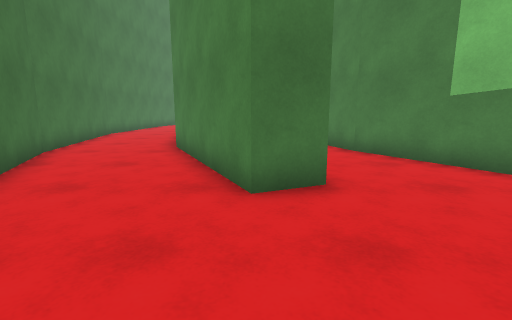
view 1 (above)

16 first-person views from a walk through a Unity game level. The camera is 1.2 m above the floor, tilts 10° down and sees 85° across. The floor is counted in squares, 1 m on a side. Each view is taken from the middle of a square. On the plan, view 1 faces up. The plan holds only what a view shows up to about 13 squares ahead; the rest is blank. The place goes on beyond the plan.

view 2
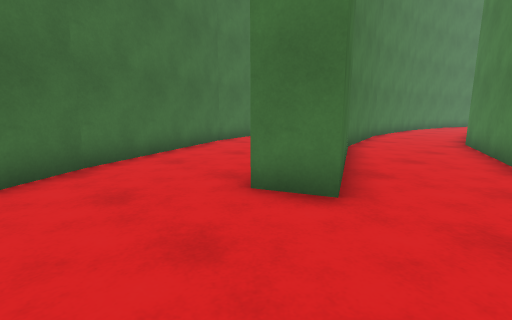

view 3
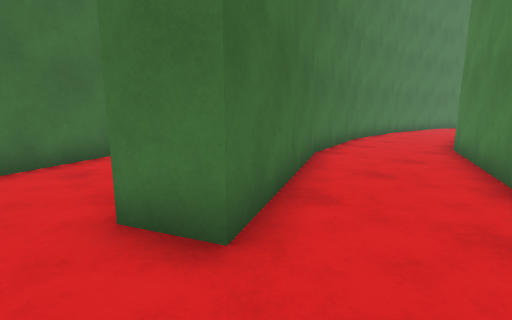

view 4
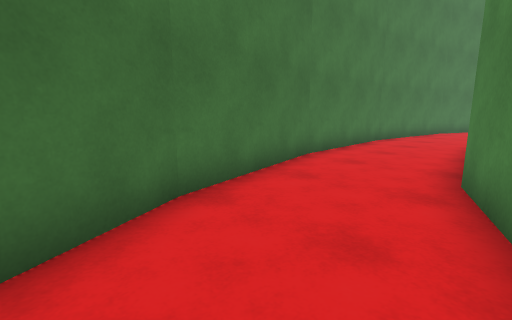

view 5
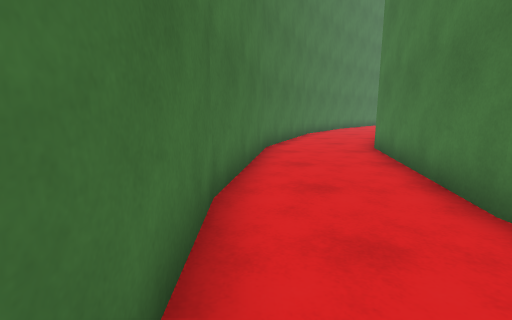

view 6
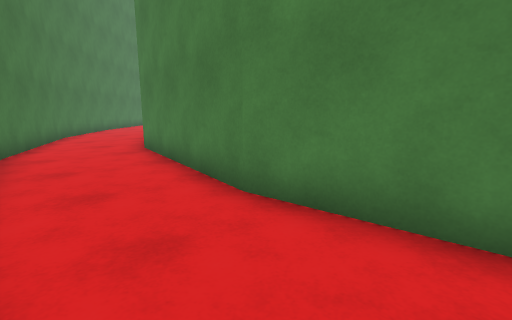

view 7
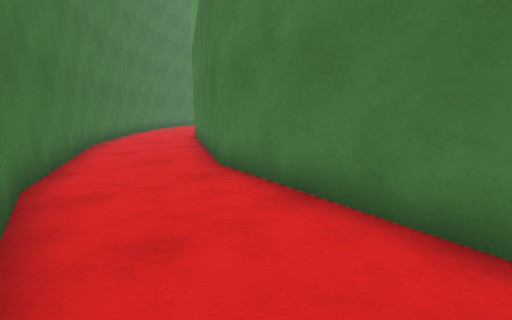

view 8
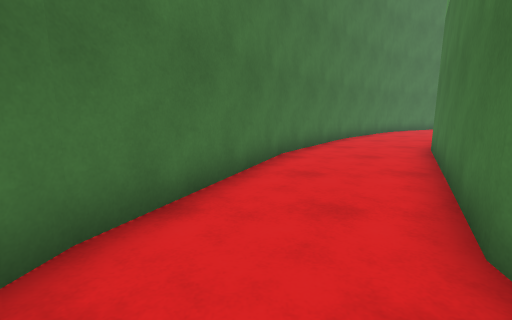

view 9
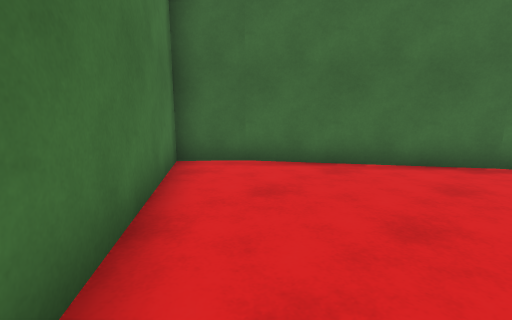

view 10
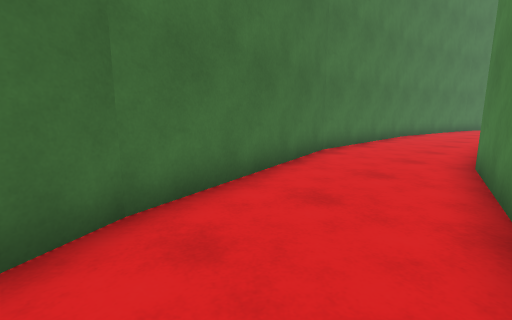

view 11
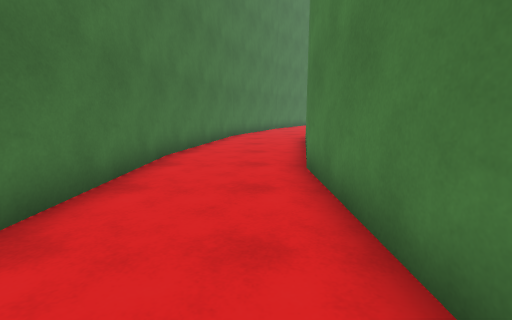

view 12
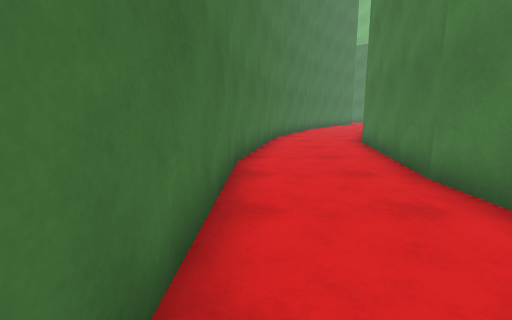

view 13
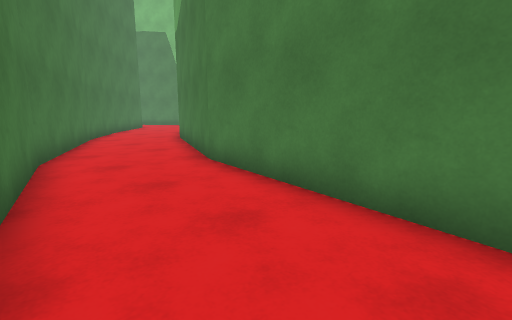

view 14
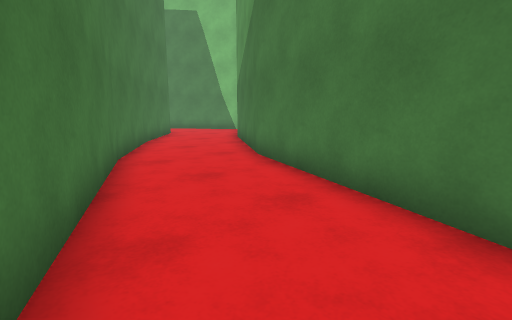

view 15
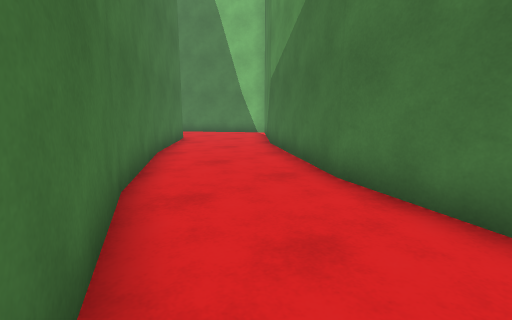

view 16
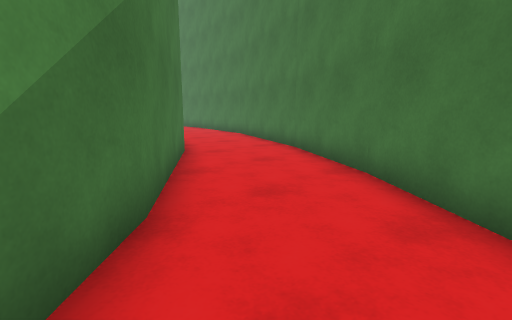

### Floor plan
Ten units are one square. View 1 is at (0, 0); x grows to the right and y downward. Boxes are objects, and circles mark ways between rooms. Rooms are numbered by the first view taken in them; rooms with no view inside come last. Other rooms are left out.
<svg viewBox="-82 -399 133 430">
<path fill="none" stroke="#000" d="M10 -160 7 -191M-25 -146 -15 -99M7 -190 19 -251 45 -299M-15 -100 12 -45 -1 -40M-26 -198 -25 -145M30 -84 12 -135M45 -59 29 -85M-16 -254 -26 -197M-37 -26 -6 20M8 -310 -17 -253M-7 19 1 26M10 26 41 -15M38 -352 7 -308M46 -359 38 -351M-62 -82 -36 -25M-31 -111 -38 -143M-72 -124 -62 -80M-1 -40 -27 -95M-39 -198 -29 -258M-74 -216 -77 -146M-38 -151 -39 -199M-77 -148 -72 -124M-63 -267 -75 -215M-5 -314 28 -360M-36 -333 -62 -276M-13 -368 -36 -332M27 -360 45 -378M9 -394 -13 -367M-61 -277 -63 -267M-29 -257 -4 -315"/>
<circle cx="-15" cy="-25" r="3" fill="#2a7"/>
<circle cx="-55" cy="-125" r="3" fill="#2a7"/>
<circle cx="-45" cy="-265" r="3" fill="#2a7"/>
<text x="0" y="-150">1</text>
<text x="-40" y="-80">2</text>
<text x="-60" y="-200">3</text>
<text x="-10" y="-330">4</text>
</svg>
Room 1 opens to room 2. Room 2 opens to room 3. Room 3 opens to room 4.

Where each view was taken, in squares from view 1:
view 1: 0 up, 0 right, facing up
view 2: 1 up, 3 right, facing up-left
view 3: 3 up, 3 right, facing up-left
view 4: 8 up, 2 right, facing up-left
view 5: 16 up, 2 left, facing up
view 6: 16 up, 2 left, facing up-right
view 7: 20 up, 2 left, facing up-right
view 8: 23 up, 0 right, facing up
view 9: 3 up, 4 right, facing down-left
view 10: 7 up, 3 left, facing up-left
view 11: 14 up, 5 left, facing up
view 12: 15 up, 7 left, facing up
view 13: 20 up, 7 left, facing up-right
view 14: 26 up, 6 left, facing up-right
view 15: 29 up, 5 left, facing up-right
view 16: 39 up, 4 right, facing down-left
